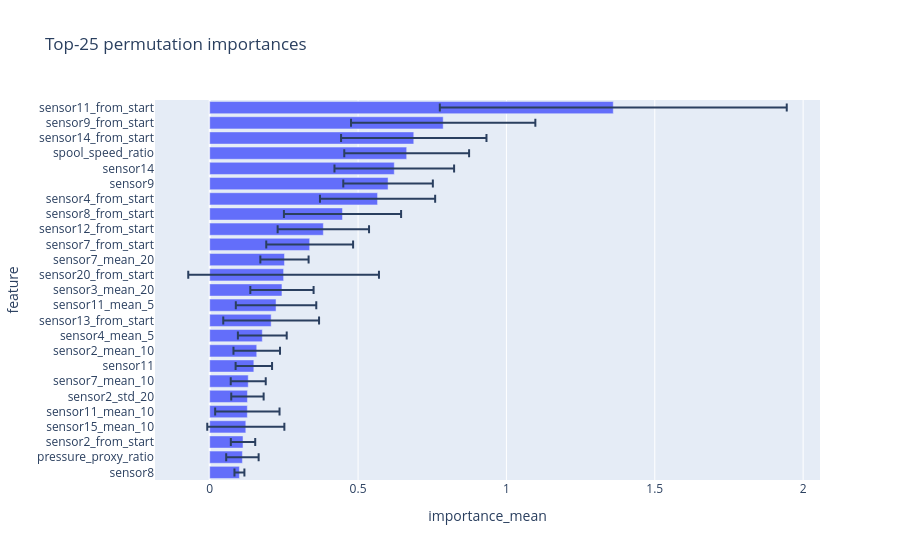

Here is the notebook cell this chart was saved with:
### Markdown cell above
## 12. Feature Importance и анализ ошибок

Permutation importance оценивает влияние исходных и engineered-признаков на официальный holdout независимо от того, имеет ли выбранная модель встроенный атрибут `feature_importances_`.

### Code cell
importance = permutation_importance(
    best_model, X_official, y_official, scoring="neg_mean_absolute_error",
    n_repeats=10, random_state=CONFIG.random_state, n_jobs=1,
)
importance_df = pd.DataFrame({
    "feature": model_features,
    "importance_mean": importance.importances_mean,
    "importance_std": importance.importances_std,
}).sort_values("importance_mean", ascending=False)
display(importance_df.head(25))

fig = px.bar(importance_df.head(25).sort_values("importance_mean"), x="importance_mean", y="feature",
             orientation="h", error_x="importance_std", title="Top-25 permutation importances")
fig.show()

fig = px.histogram(prediction_frame, x="absolute_error", nbins=30, marginal="box",
                   title="Распределение абсолютной ошибки на official test")
fig.show()

### Figure 1 — Plotly figure (JSON) as saved in the notebook; plotly's stock layout.template omitted (floating-point values rounded to 4 significant figures)
{"data": [{"error_x": {"array": [0.01673, 0.05465, 0.04109, 0.1299, 0.1085, 0.0546, 0.05898, 0.06143, 0.07843, 0.08228, 0.1615, 0.1356, 0.1066, 0.3214, 0.08133, 0.1464, 0.154, 0.1975, 0.1941, 0.151, 0.2016, 0.2104, 0.2451, 0.3106, 0.5847]}, "hovertemplate": "importance_mean=%{x}<br>feature=%{y}<extra></extra>", "legendgroup": "", "marker": {"color": "#636efa", "pattern": {"shape": ""}}, "name": "", "orientation": "h", "showlegend": false, "textposition": "auto", "type": "bar", "x": [0.1001, 0.1102, 0.1122, 0.1216, 0.1268, 0.1271, 0.1298, 0.1487, 0.1585, 0.1772, 0.2071, 0.2235, 0.2434, 0.249, 0.2519, 0.3369, 0.3829, 0.4475, 0.5657, 0.6011, 0.622, 0.6638, 0.6877, 0.7869, 1.36], "xaxis": "x", "y": ["sensor8", "pressure_proxy_ratio", "sensor2_from_start", "sensor15_mean_10", "sensor11_mean_10", "sensor2_std_20", "sensor7_mean_10", "sensor11", "sensor2_mean_10", "sensor4_mean_5", "sensor13_from_start", "sensor11_mean_5", "sensor3_mean_20", "sensor20_from_start", "sensor7_mean_20", "sensor7_from_start", "sensor12_from_start", "sensor8_from_start", "sensor4_from_start", "sensor9", "sensor14", "spool_speed_ratio", "sensor14_from_start", "sensor9_from_start", "sensor11_from_start"], "yaxis": "y"}], "layout": {"barmode": "relative", "legend": {"tracegroupgap": 0}, "title": {"text": "Top-25 permutation importances"}, "xaxis": {"anchor": "y", "domain": [0, 1], "title": {"text": "importance_mean"}}, "yaxis": {"anchor": "x", "domain": [0, 1], "title": {"text": "feature"}}}}
